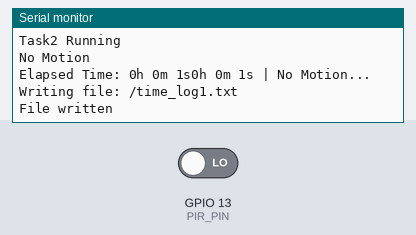
The program below on a simulated ESP32. Shown: the last lines printed to the serial monitor. Inputs (shaded band) come from the test bench; at power-on: GPIO 13 (PIR_PIN) LOW. Storage starts empty.

Above: at 1.3 s.
1.4 s: GPIO 13 (PIR_PIN) driven HIGH
At 2.0 s:
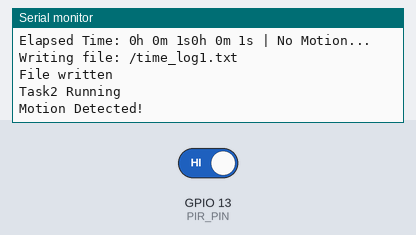
3.5 s: GPIO 13 (PIR_PIN) driven LOW
At 4.9 s:
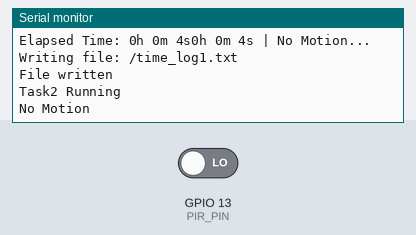

The program:

main.cpp
```cpp
#include <Arduino.h>

#include "FS.h" // File System
#include "SD.h" // SD Cards
#include "SPI.h" // Serial Peripheral Interface

#define PIR_PIN 13


TaskHandle_t Task1;
TaskHandle_t Task2;

void Task1code( void * pvParameters );
void Task2code( void * pvParameters );

String sensorValueString;


void writeFile(fs::FS &fs, const char * path, const char * message, bool append = false){
  Serial.printf("Writing file: %s\n", path);

  File file;
  if (append) {
    file = fs.open(path, FILE_APPEND); // Open file in append mode
  } else {
    file = fs.open(path, FILE_WRITE); // Open file in write mode
  }

  if(!file){
    Serial.println("Failed to open file for writing");
    return;
  }

  if(file.print(message)){
    Serial.println("File written");
  } else {
    Serial.println("Write failed");
  }
  file.close();
}

void setup(){
  Serial.begin(115200);
  pinMode(PIR_PIN, INPUT);


  xTaskCreatePinnedToCore(
    Task1code, /* Task function. */
    "Task1",   /* name of task. */
    10000,     /* Stack size of task */
    NULL,      /* parameter of the task */
    1,         /* priority of the task */
    &Task1,    /* Task handle to keep track of created task */
    0);        /* pin task to core 0 */


  xTaskCreatePinnedToCore(
    Task2code, /* Task function. */
    "Task2",   /* name of task. */
    10000,     /* Stack size of task */
    NULL,      /* parameter of the task */
    1,         /* priority of the task */
    &Task2,    /* Task handle to keep track of created task */
    1);        /* pin task to core 1 */


  if(!SD.begin(5)){ // CS pin - 5 (SPI communication)
    Serial.println("Card Mount Failed");
    return;
  }
  uint8_t cardType = SD.cardType();

  if(cardType == CARD_NONE){
    Serial.println("No SD card attached");
    return;
  }

  Serial.print("SD Card Type: ");
  if(cardType == CARD_MMC){
    Serial.println("MMC");
  } else if(cardType == CARD_SD){
    Serial.println("SDSC");
  } else if(cardType == CARD_SDHC){
    Serial.println("SDHC");
  } else {
    Serial.println("UNKNOWN");
  }

  uint64_t cardSize = SD.cardSize() / (1024 * 1024);
  Serial.printf("SD Card Size: %lluMB\n", cardSize);

}

void Task1code(void * pvParameters) {
  while (1) {  // Run indefinitely

      // Get the time since the program started
    unsigned long currentMillis = millis();
    unsigned long seconds = currentMillis / 1000;
    unsigned long minutes = seconds / 60;
    unsigned long hours = minutes / 60;


    String timeString = String(hours) + "h " + String(minutes % 60) + "m " + String(seconds % 60) + "s";
    Serial.print("Elapsed Time: ");
    Serial.print(timeString);

    // Write the time to the SD card
    int sensorValue = digitalRead(PIR_PIN);  // Read the PIR sensor value (HIGH or LOW)
    String txt = timeString + " | "+sensorValueString;
    Serial.println(txt);
    writeFile(SD, "/time_log1.txt", txt.c_str(), true);

    delay(1000); // Log every second
    }
  }


void Task2code(void * pvParameters) {
  while (1) {  // Run indefinitely
  Serial.println("Task2 Running");
  int sensorValue = digitalRead(PIR_PIN);  // Read the PIR sensor value (HIGH or LOW)

  if (sensorValue == HIGH) {
    Serial.println("Motion Detected!");
    sensorValueString = "Motion Detected...\n";
    delay(2000);  // Wait for 2 seconds
  } else {
    Serial.println("No Motion");
    sensorValueString = "No Motion...\n";
  }

  delay(500);  // Wait for 1 second before the next reading
  }
}

void loop(){

}
```

Measured:
- after the input at 1.4 s, the serial monitor: prints a new line after 0.12 s (image 1)
- after the input at 3.5 s, the serial monitor: prints a new line after 0.57 s (image 2)
